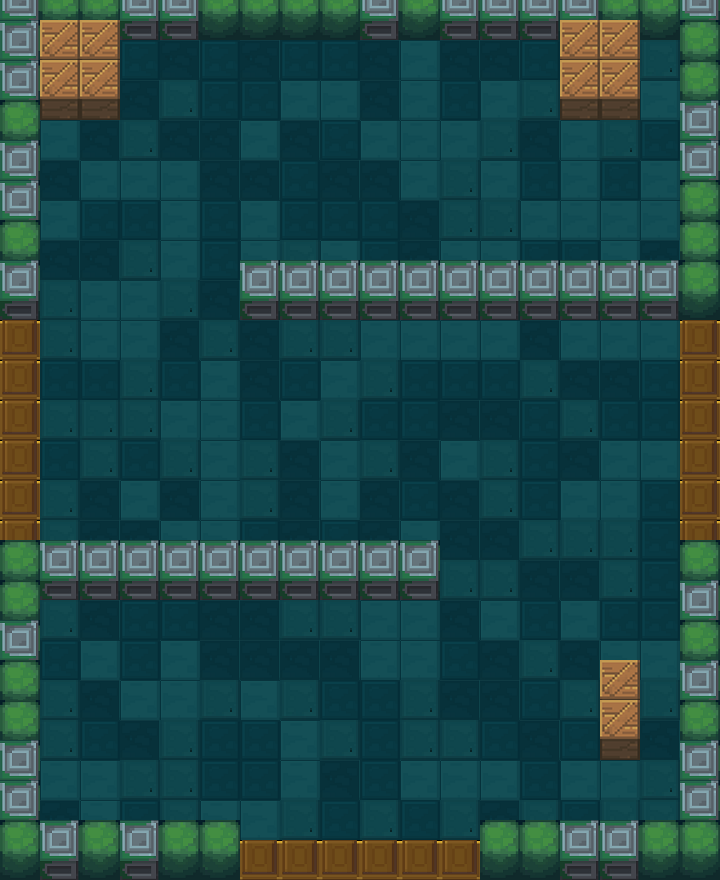

Tiled map render using the project's own tile images. Description and the map definition, with tile-layer contents summarised, below:
An orthogonal 18x22 tile map with 40x40 px tiles, 5 tile layers (Meta, floor, exit, roomVerge, ...), 5 tilesets.

<map version="1.0" orientation="orthogonal" renderorder="right-down" width="18" height="22" tilewidth="40" tileheight="40">
 <tileset firstgid="1" name="floor" tilewidth="40" tileheight="40">
  <image source="floors.png" width="160" height="40" />
 </tileset>
 <tileset firstgid="5" name="meta" tilewidth="40" tileheight="40">
  <image source="meta_tiles.png" width="280" height="70" />
  <tile id="0">
   <properties>
    <property name="Collidable" value="true" />
   </properties>
  </tile>
 </tileset>
 <tileset firstgid="12" name="roomVerge" tilewidth="40" tileheight="60">
  <image source="1.png" width="80" height="60" />
 </tileset>
 <tileset firstgid="14" name="exit" tilewidth="40" tileheight="40">
  <image source="上下门（关）.png" width="40" height="80" />
 </tileset>
 <tileset firstgid="16" name="box" tilewidth="40" tileheight="60">
  <image source="木箱.png" width="40" height="60" />
 </tileset>
 <layer name="Meta" width="18" height="22">
  <data>[396 cells, 89 non-empty, 1 distinct tile ids]</data>
 </layer>
 <layer name="floor" width="18" height="22">
  <properties>
   <property name="cc_vertexz" value="-500" />
  </properties>
  <data>[396 cells, 320 non-empty, 4 distinct tile ids]</data>
 </layer>
 <layer name="exit" width="18" height="22">
  <properties>
   <property name="cc_vertexz" value="-500" />
  </properties>
  <data>[396 cells, 18 non-empty, 1 distinct tile ids]</data>
 </layer>
 <layer name="roomVerge" width="18" height="22">
  <properties>
   <property name="cc_vertexz" value="automatic" />
  </properties>
  <data>[396 cells, 79 non-empty, 2 distinct tile ids]</data>
 </layer>
 <layer name="box" width="18" height="22">
  <properties>
   <property name="cc_vertexz" value="automatic" />
  </properties>
  <data>[396 cells, 10 non-empty, 1 distinct tile ids]</data>
 </layer>
</map>
